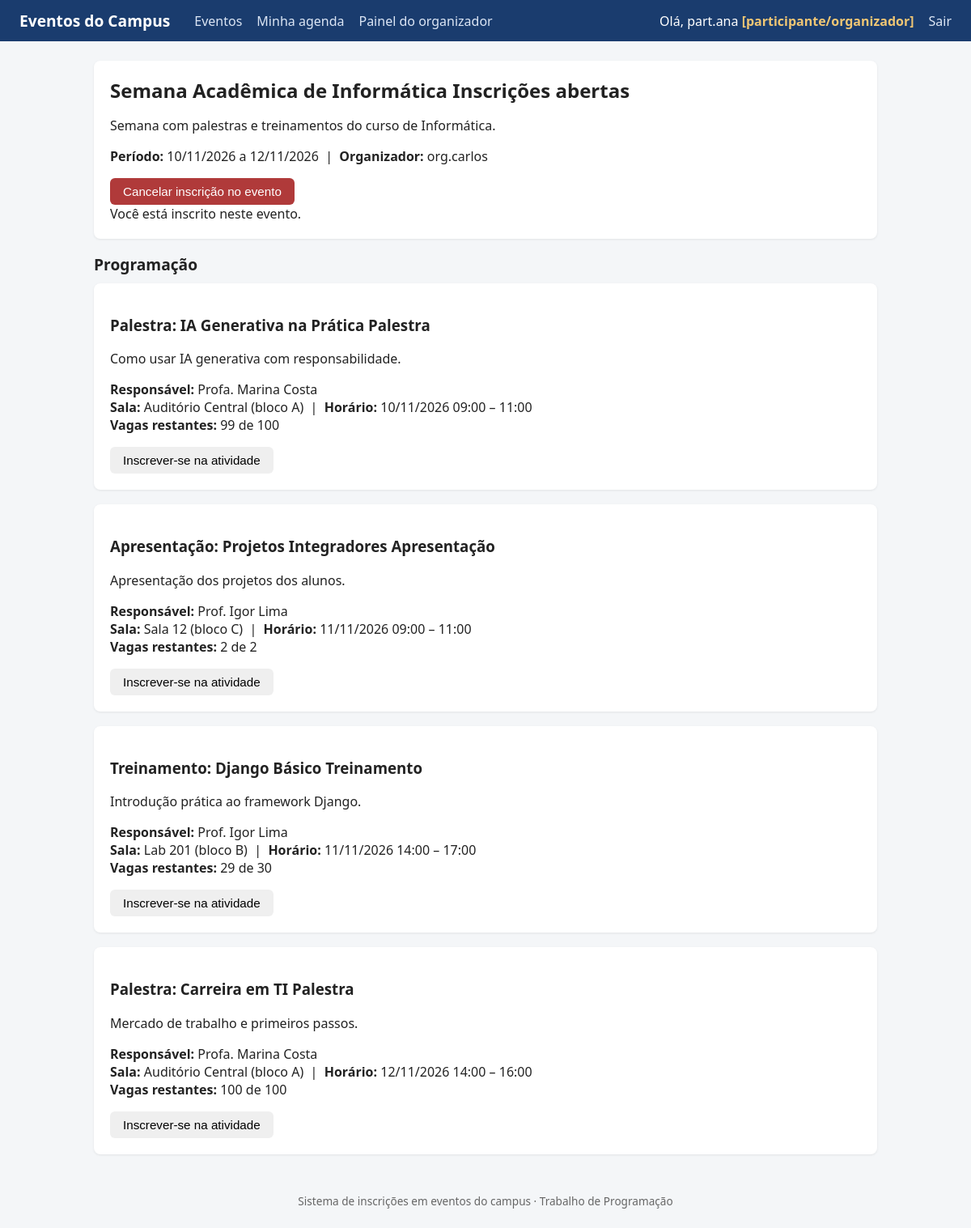
Page /evento/1/ (signed in) on the earlier database version.
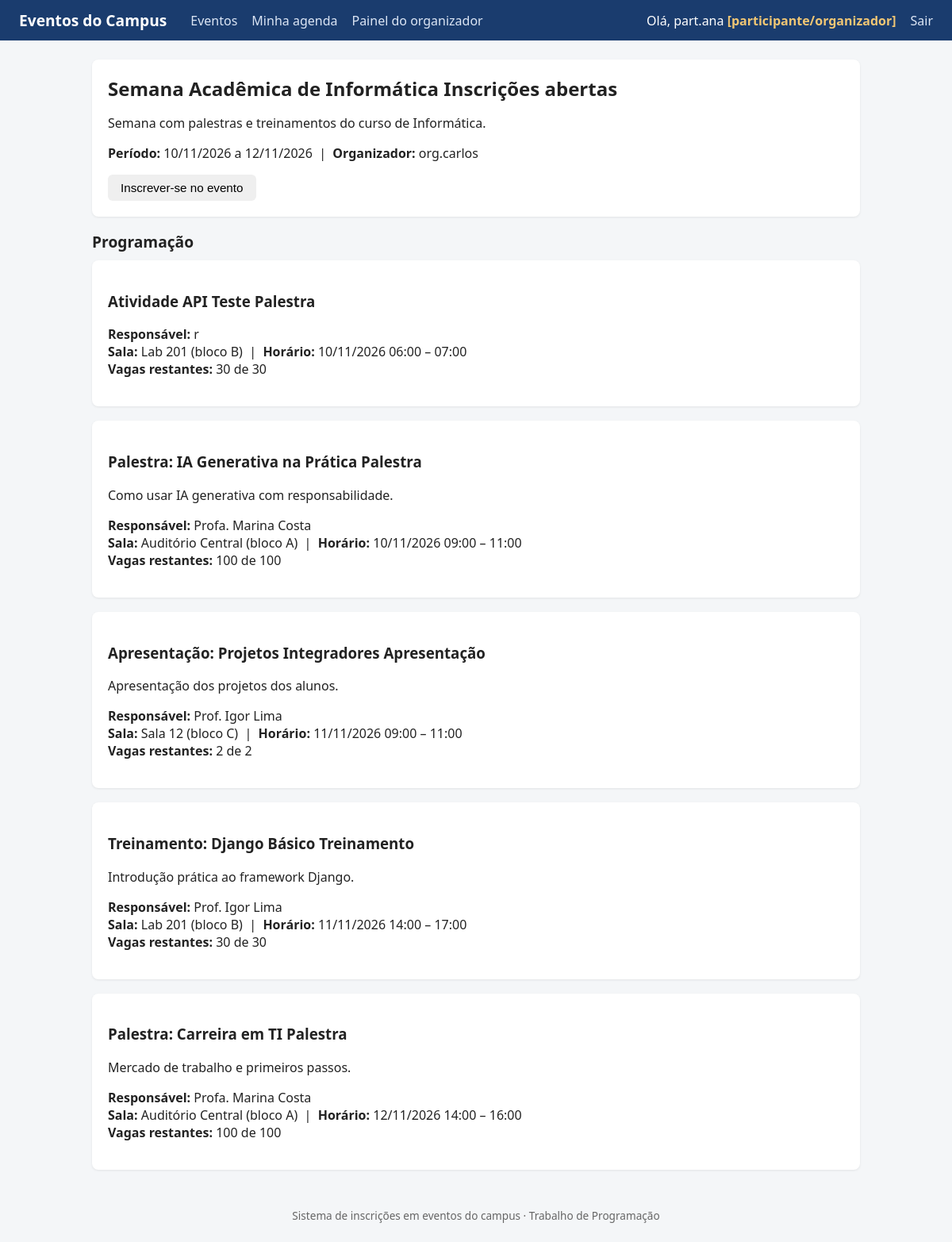
Same page on the later database version.
### eventos/models.py (models this page shows, shortened)
class Atividade(models.Model):
    TIPO_CHOICES = [
        ('palestra', 'Palestra'),
        ('treinamento', 'Treinamento'),
        ('apresentacao', 'Apresentação'),
    ]
    evento = models.ForeignKey(
        Evento,
        on_delete=models.CASCADE,
        related_name='atividades',
    )
    titulo = models.CharField(max_length=150)
    tipo = models.CharField(max_length=20, choices=TIPO_CHOICES)
    descricao = models.TextField(blank=True)
    responsavel = models.CharField(max_length=150)
    sala = models.ForeignKey(
        Sala,
        on_delete=models.PROTECT,
        related_name='atividades',
    )
    inicio = models.DateTimeField()
    fim = models.DateTimeField()
    class Meta:
        verbose_name = 'Atividade'
        verbose_name_plural = 'Atividades'
        ordering = ['inicio']
    def vagas_restantes(self):
        return max(self.sala.capacidade - self.inscricoes.count(), 0)
    def lotada(self):
        return self.vagas_restantes() <= 0

class Sala(models.Model):
    nome = models.CharField(max_length=100)
    bloco = models.CharField(max_length=50)
    capacidade = models.PositiveIntegerField()
    class Meta:
        verbose_name = 'Sala'
        verbose_name_plural = 'Salas'
    def __str__(self):
        return f'{self.nome} (bloco {self.bloco})'

### eventos/views.py (the view)
# urls.py: path('evento/<int:pk>/', views.detalhe_evento, name='detalhe_evento'),
def detalhe_evento(request, pk):
    evento = get_object_or_404(Evento, pk=pk)
    atividades = evento.atividades.all()
    inscricao = None
    if request.user.is_authenticated:
        inscricao = InscricaoEvento.objects.filter(
            evento=evento, participante=request.user
        ).first()
    return render(request, 'eventos/detalhe_evento.html', {
        'evento': evento,
        'atividades': atividades,
        'inscricao': inscricao,
    })

### eventos/templates/eventos/detalhe_evento.html (shortened to what this page needs)
{% extends 'eventos/base.html' %}
{% block conteudo %}
<div class="card">
  <h1>{{ evento.nome }}
    {% if evento.inscricoes_abertas %}
    <span class="tag">Inscrições abertas</span>
    {% else %}
    <span class="tag tag-fechado">Inscrições encerradas</span>
    {% endif %}
  </h1>
  <p>{{ evento.descricao|linebreaksbr }}</p>
  <p><strong>Período:</strong> {{ evento.inicio|date:'d/m/Y' }} a {{ evento.fim|date:'d/m/Y' }}
    &nbsp;|&nbsp; <strong>Organizador:</strong> {{ evento.organizador.username }}</p>
  {% if user.is_authenticated %}
  {% if inscricao %}
  <form method="post" action="{% url 'cancelar_inscricao_evento' evento.pk %}" class="inline-form">
    <button class="btn btn-perigo" type="submit"
      onclick="return confirm('Cancelar a inscrição no evento? Você sairá também de todas as atividades dele.')">
      Cancelar inscrição no evento
    </button>
  </form>
  <span>Você está inscrito neste evento.</span>
  {% else %}
  {% if evento.inscricoes_abertas %}
  <form method="post" action="{% url 'inscrever_evento' evento.pk %}" class="inline-form">
    <button class="btn btn-sucesso" type="submit">Inscrever-se no evento</button>
  </form>
  {% endif %}
  {% endif %}
  {% else %}
  <a class="btn btn-sucesso" href="{% url 'login' %}">Entrar para se inscrever</a>
  {% endif %}
</div>
<h2>Programação</h2>
{% for atividade in atividades %}
<div class="card">
  <h3>{{ atividade.titulo }} <span class="tag">{{ atividade.get_tipo_display }}</span>
  </h3>
  <p>{{ atividade.descricao|linebreaksbr }}</p>
  <p>
    <strong>Responsável:</strong> {{ atividade.responsavel }}<br>
    <strong>Sala:</strong> {{ atividade.sala }} &nbsp;|&nbsp;
    <strong>Horário:</strong> {{ atividade.inicio|date:'d/m/Y H:i' }} – {{ atividade.fim|date:'H:i' }}<br>
    <strong>Vagas restantes:</strong> {{ atividade.vagas_restantes }} de {{ atividade.sala.capacidade }}
  </p>
  {% if inscricao %}
  {% if atividade in inscricao.inscricoes_atividades.all %}
  <form method="post" action="{% url 'cancelar_inscricao_atividade' atividade.pk %}" class="inline-form">
    {% csrf_token %}
    <button class="btn btn-perigo" type="submit">Cancelar minha inscrição nesta atividade</button>
  </form>
  {% elif atividade.lotada %}
  <button class="btn btn-neutro" disabled>Lotada</button>
  {% else %}
  <form method="post" action="{% url 'inscrever_atividade' atividade.pk %}" class="inline-form">
    <button class="btn btn-sucesso" type="submit">Inscrever-se na atividade</button>
  </form>
  {% endif %}
  {% endif %}
</div>
{% empty %}
<div class="card">
  <p>Nenhuma atividade cadastrada.</p>
</div>
{% endfor %}
{% endblock %}

Differences in the rows shown:
added Atividade: titulo "Atividade API Teste", tipo "Palestra", responsavel "r", sala "Lab 201 (bloco B)", inicio "10/11/2026 06:00", fim "07:00", vagas_restantes "30", sala.capacidade "30"
shown differently, row unchanged: Atividade "Palestra: IA Generativa na Prática": vagas_restantes "99" → "100"; no longer shows "Inscrever-se na atividade"
shown differently, row unchanged: Atividade "Apresentação: Projetos Integradores": no longer shows "Inscrever-se na atividade"
shown differently, row unchanged: Atividade "Treinamento: Django Básico": vagas_restantes "29" → "30"; no longer shows "Inscrever-se na atividade"
shown differently, row unchanged: Atividade "Palestra: Carreira em TI": no longer shows "Inscrever-se na atividade"
Other differences:
text no longer shown: "Cancelar inscrição no evento Você está inscrito neste evento."
text now shown: "Inscrever-se no evento"
